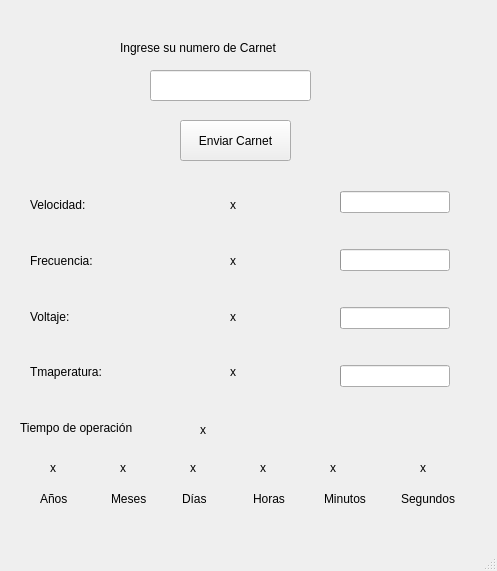
<?xml version="1.0" encoding="UTF-8"?>
<ui version="4.0">
 <class>MainWindow</class>
 <widget class="QMainWindow" name="MainWindow">
  <property name="geometry">
   <rect>
    <x>0</x>
    <y>0</y>
    <width>497</width>
    <height>571</height>
   </rect>
  </property>
  <property name="windowTitle">
   <string>MainWindow</string>
  </property>
  <property name="windowIcon">
   <iconset>
    <normaloff>../Proyecto/logoeci.png</normaloff>../Proyecto/logoeci.png</iconset>
  </property>
  <widget class="QWidget" name="centralwidget">
   <widget class="QLabel" name="Title">
    <property name="geometry">
     <rect>
      <x>120</x>
      <y>40</y>
      <width>251</width>
      <height>16</height>
     </rect>
    </property>
    <property name="styleSheet">
     <string notr="true">font: 75 11pt &quot;Noto Mono&quot;;</string>
    </property>
    <property name="text">
     <string>Ingrese su numero de Carnet</string>
    </property>
   </widget>
   <widget class="QWidget" name="layoutWidget">
    <property name="geometry">
     <rect>
      <x>340</x>
      <y>180</y>
      <width>110</width>
      <height>221</height>
     </rect>
    </property>
    <layout class="QVBoxLayout" name="Estados">
     <property name="spacing">
      <number>25</number>
     </property>
     <item>
      <widget class="QProgressBar" name="Est_Vel">
       <property name="styleSheet">
        <string notr="true"/>
       </property>
       <property name="value">
        <number>0</number>
       </property>
       <property name="textVisible">
        <bool>false</bool>
       </property>
      </widget>
     </item>
     <item>
      <widget class="QProgressBar" name="Est_Fre">
       <property name="value">
        <number>0</number>
       </property>
       <property name="textVisible">
        <bool>false</bool>
       </property>
      </widget>
     </item>
     <item>
      <widget class="QProgressBar" name="Est_Vol">
       <property name="value">
        <number>0</number>
       </property>
       <property name="textVisible">
        <bool>false</bool>
       </property>
      </widget>
     </item>
     <item>
      <widget class="QProgressBar" name="Est_Tem">
       <property name="value">
        <number>0</number>
       </property>
       <property name="textVisible">
        <bool>false</bool>
       </property>
      </widget>
     </item>
    </layout>
   </widget>
   <widget class="QWidget" name="layoutWidget">
    <property name="geometry">
     <rect>
      <x>230</x>
      <y>180</y>
      <width>67</width>
      <height>217</height>
     </rect>
    </property>
    <layout class="QVBoxLayout" name="Valores">
     <property name="spacing">
      <number>6</number>
     </property>
     <item>
      <widget class="QLabel" name="Val_Vel">
       <property name="text">
        <string>x</string>
       </property>
      </widget>
     </item>
     <item>
      <widget class="QLabel" name="Val_Fre">
       <property name="text">
        <string>x</string>
       </property>
      </widget>
     </item>
     <item>
      <widget class="QLabel" name="Val_Vol">
       <property name="text">
        <string>x</string>
       </property>
      </widget>
     </item>
     <item>
      <widget class="QLabel" name="Val_Tem">
       <property name="text">
        <string>x</string>
       </property>
      </widget>
     </item>
    </layout>
   </widget>
   <widget class="QWidget" name="layoutWidget">
    <property name="geometry">
     <rect>
      <x>30</x>
      <y>180</y>
      <width>146</width>
      <height>217</height>
     </rect>
    </property>
    <layout class="QVBoxLayout" name="Parametros">
     <property name="spacing">
      <number>6</number>
     </property>
     <item>
      <widget class="QLabel" name="Vel">
       <property name="text">
        <string>Velocidad:</string>
       </property>
      </widget>
     </item>
     <item>
      <widget class="QLabel" name="Fre">
       <property name="text">
        <string>Frecuencia:</string>
       </property>
      </widget>
     </item>
     <item>
      <widget class="QLabel" name="Vol">
       <property name="text">
        <string>Voltaje:</string>
       </property>
      </widget>
     </item>
     <item>
      <widget class="QLabel" name="Tem">
       <property name="text">
        <string>Tmaperatura:</string>
       </property>
      </widget>
     </item>
    </layout>
   </widget>
   <widget class="QPushButton" name="Buttom">
    <property name="geometry">
     <rect>
      <x>180</x>
      <y>120</y>
      <width>111</width>
      <height>41</height>
     </rect>
    </property>
    <property name="text">
     <string>Enviar Carnet</string>
    </property>
   </widget>
   <widget class="QLineEdit" name="Dato">
    <property name="geometry">
     <rect>
      <x>150</x>
      <y>70</y>
      <width>161</width>
      <height>31</height>
     </rect>
    </property>
   </widget>
   <widget class="QLabel" name="Top">
    <property name="geometry">
     <rect>
      <x>20</x>
      <y>420</y>
      <width>141</width>
      <height>16</height>
     </rect>
    </property>
    <property name="text">
     <string>Tiempo de operación</string>
    </property>
   </widget>
   <widget class="QLabel" name="Top_an">
    <property name="geometry">
     <rect>
      <x>50</x>
      <y>460</y>
      <width>51</width>
      <height>16</height>
     </rect>
    </property>
    <property name="text">
     <string>x</string>
    </property>
   </widget>
   <widget class="QLabel" name="Top_me">
    <property name="geometry">
     <rect>
      <x>120</x>
      <y>460</y>
      <width>51</width>
      <height>16</height>
     </rect>
    </property>
    <property name="text">
     <string>x</string>
    </property>
   </widget>
   <widget class="QLabel" name="Top_di">
    <property name="geometry">
     <rect>
      <x>190</x>
      <y>460</y>
      <width>51</width>
      <height>16</height>
     </rect>
    </property>
    <property name="text">
     <string>x</string>
    </property>
   </widget>
   <widget class="QLabel" name="Top_ho">
    <property name="geometry">
     <rect>
      <x>260</x>
      <y>460</y>
      <width>41</width>
      <height>16</height>
     </rect>
    </property>
    <property name="text">
     <string>x</string>
    </property>
   </widget>
   <widget class="QLabel" name="Top_mi">
    <property name="geometry">
     <rect>
      <x>330</x>
      <y>460</y>
      <width>41</width>
      <height>16</height>
     </rect>
    </property>
    <property name="text">
     <string>x</string>
    </property>
   </widget>
   <widget class="QLabel" name="Top_se">
    <property name="geometry">
     <rect>
      <x>420</x>
      <y>460</y>
      <width>41</width>
      <height>16</height>
     </rect>
    </property>
    <property name="text">
     <string>x</string>
    </property>
   </widget>
   <widget class="QWidget" name="layoutWidget">
    <property name="geometry">
     <rect>
      <x>40</x>
      <y>490</y>
      <width>416</width>
      <height>17</height>
     </rect>
    </property>
    <layout class="QHBoxLayout" name="horizontalLayout">
     <property name="spacing">
      <number>35</number>
     </property>
     <item>
      <widget class="QLabel" name="label_2">
       <property name="text">
        <string>Años</string>
       </property>
      </widget>
     </item>
     <item>
      <widget class="QLabel" name="label_3">
       <property name="text">
        <string>Meses</string>
       </property>
      </widget>
     </item>
     <item>
      <widget class="QLabel" name="label_4">
       <property name="text">
        <string>Días</string>
       </property>
      </widget>
     </item>
     <item>
      <widget class="QLabel" name="label_5">
       <property name="text">
        <string>Horas</string>
       </property>
      </widget>
     </item>
     <item>
      <widget class="QLabel" name="label_6">
       <property name="text">
        <string>Minutos</string>
       </property>
      </widget>
     </item>
     <item>
      <widget class="QLabel" name="label_7">
       <property name="text">
        <string>Segundos</string>
       </property>
      </widget>
     </item>
    </layout>
   </widget>
   <widget class="QLabel" name="Top_g">
    <property name="geometry">
     <rect>
      <x>200</x>
      <y>420</y>
      <width>101</width>
      <height>20</height>
     </rect>
    </property>
    <property name="text">
     <string>x</string>
    </property>
   </widget>
  </widget>
  <widget class="QMenuBar" name="menubar">
   <property name="geometry">
    <rect>
     <x>0</x>
     <y>0</y>
     <width>497</width>
     <height>20</height>
    </rect>
   </property>
  </widget>
  <widget class="QStatusBar" name="statusbar"/>
 </widget>
 <resources/>
 <connections/>
</ui>
